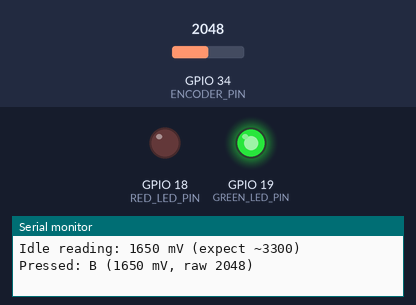
Simulated run of this program. Board: ESP32. Parts: output pins drawn as LEDs (lit = HIGH), the last lines printed to the serial monitor. Inputs (shaded band) come from the test bench; at power-on: GPIO 34 (ENCODER_PIN) = 2048 (analog values on the 0–4095 scale).

Above: at 1.2 s.
1.3 s: GPIO 34 (ENCODER_PIN) set to 1902
2.8 s: GPIO 34 (ENCODER_PIN) set to 1806
At 4.0 s:
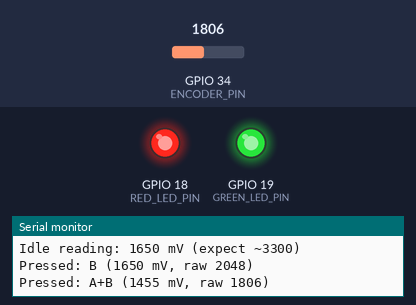
4.3 s: GPIO 34 (ENCODER_PIN) set to 2790
At 5.4 s:
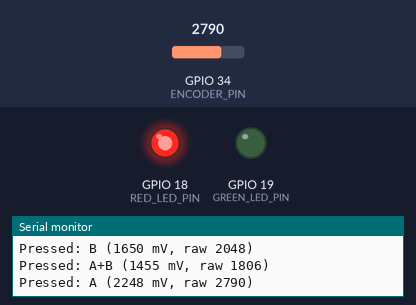
5.8 s: GPIO 34 (ENCODER_PIN) set to 3348
7.3 s: GPIO 34 (ENCODER_PIN) set to 3482
At 7.6 s:
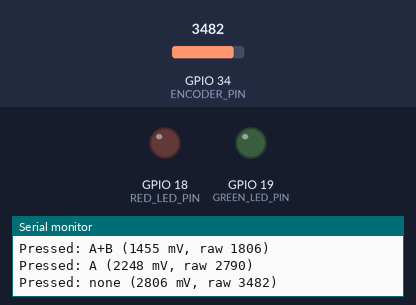
8.8 s: GPIO 34 (ENCODER_PIN) set to 2866
At 10.0 s:
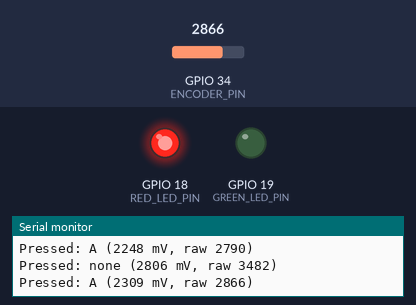
Timing chart, 0 to 11.3 s (numbered marks = the images above; inputs shaded):
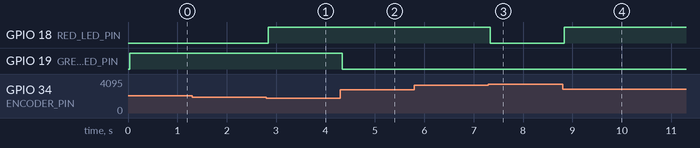

The program:

main.cpp
```cpp
#include <Arduino.h>

// Resistor encoder: two buttons share one ADC1 pin.
//   3V3 --[10k pull-up]--+-- GPIO34
//                        +--[BTN A]--[20k]-- GND
//                        +--[BTN B]--[10k]-- GND
// Expected voltages: none 3.30V, A 2.20V, B 1.65V, A+B 1.32V.
constexpr uint8_t ENCODER_PIN = 34;   // ADC1, input-only
constexpr uint8_t RED_LED_PIN = 18;   // Lit while button A is held (220R)
constexpr uint8_t GREEN_LED_PIN = 19; // Lit while button B is held (220R)
constexpr unsigned long DEBOUNCE_MS = 35;

// Midpoints between the expected levels, in millivolts.
constexpr uint32_t NONE_MIN_MV = 2750;
constexpr uint32_t A_MIN_MV = 1925;
constexpr uint32_t B_MIN_MV = 1485;

enum ButtonState : uint8_t {
  BUTTONS_NONE = 0,
  BUTTON_A = 1,
  BUTTON_B = 2,
  BUTTONS_BOTH = BUTTON_A | BUTTON_B,
};

ButtonState lastReading = BUTTONS_NONE;
ButtonState stableState = BUTTONS_NONE;
unsigned long lastChangeMs = 0;

ButtonState decode(uint32_t millivolts) {
  if (millivolts >= NONE_MIN_MV) return BUTTONS_NONE;
  if (millivolts >= A_MIN_MV) return BUTTON_A;
  if (millivolts >= B_MIN_MV) return BUTTON_B;
  return BUTTONS_BOTH;
}

const char *stateName(ButtonState state) {
  switch (state) {
    case BUTTON_A: return "A";
    case BUTTON_B: return "B";
    case BUTTONS_BOTH: return "A+B";
    default: return "none";
  }
}

void setup() {
  Serial.begin(115200);
  analogReadResolution(12);
  analogSetPinAttenuation(ENCODER_PIN, ADC_11db); // ~0-3.3V range
  pinMode(RED_LED_PIN, OUTPUT);
  pinMode(GREEN_LED_PIN, OUTPUT);
  digitalWrite(RED_LED_PIN, LOW);
  digitalWrite(GREEN_LED_PIN, LOW);
  Serial.println("Hold button A (red) or B (green) to light its LED.");
  Serial.printf("Idle reading: %lu mV (expect ~3300)\n", analogReadMilliVolts(ENCODER_PIN));
}

void loop() {
  const uint32_t millivolts = analogReadMilliVolts(ENCODER_PIN);
  const ButtonState reading = decode(millivolts);

  if (reading != lastReading) {
    lastChangeMs = millis();
    lastReading = reading;
  }

  if ((millis() - lastChangeMs) >= DEBOUNCE_MS && reading != stableState) {
    stableState = reading;
    digitalWrite(RED_LED_PIN, (stableState & BUTTON_A) ? HIGH : LOW);
    digitalWrite(GREEN_LED_PIN, (stableState & BUTTON_B) ? HIGH : LOW);
    Serial.printf("Pressed: %s (%lu mV, raw %d)\n", stateName(stableState), millivolts,
                  analogRead(ENCODER_PIN));
  }

  delay(2);
}
```

Measured:
- the behaviour switches between 1843 and 1842 on GPIO 34 (ENCODER_PIN) (found by bisection; images 0 and 1)
- the behaviour switches between 3412 and 3413 on GPIO 34 (ENCODER_PIN) (found by bisection; images 2 and 3)
- after the input at 1.3 s, every drawn part: stays the same
- after the input at 2.8 s, GPIO 18 (RED_LED_PIN): LOW → HIGH at once
- after the input at 4.3 s, GPIO 19 (GREEN_LED_PIN): HIGH → LOW at once
- after the input at 5.8 s, every drawn part: stays the same
- after the input at 7.3 s, GPIO 18 (RED_LED_PIN): HIGH → LOW at once
- after the input at 8.8 s, GPIO 18 (RED_LED_PIN): LOW → HIGH at once
